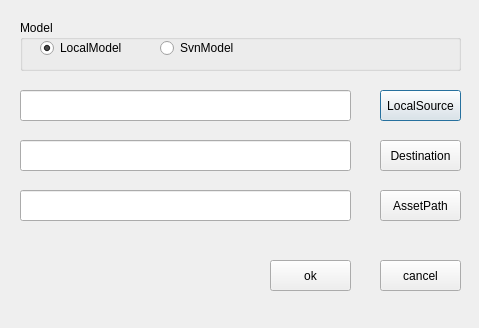
<?xml version="1.0" encoding="UTF-8"?>
<ui version="4.0">
 <class>settingDialog</class>
 <widget class="QDialog" name="settingDialog">
  <property name="geometry">
   <rect>
    <x>0</x>
    <y>0</y>
    <width>479</width>
    <height>328</height>
   </rect>
  </property>
  <property name="windowTitle">
   <string>settings</string>
  </property>
  <widget class="QGroupBox" name="setting_groupBox">
   <property name="geometry">
    <rect>
     <x>20</x>
     <y>20</y>
     <width>441</width>
     <height>51</height>
    </rect>
   </property>
   <property name="title">
    <string>Model</string>
   </property>
   <widget class="QRadioButton" name="svnModel_radioButton">
    <property name="geometry">
     <rect>
      <x>140</x>
      <y>20</y>
      <width>89</width>
      <height>16</height>
     </rect>
    </property>
    <property name="text">
     <string>SvnModel</string>
    </property>
   </widget>
   <widget class="QRadioButton" name="localModel_radioButton">
    <property name="geometry">
     <rect>
      <x>20</x>
      <y>20</y>
      <width>89</width>
      <height>16</height>
     </rect>
    </property>
    <property name="text">
     <string>LocalModel</string>
    </property>
    <property name="checked">
     <bool>true</bool>
    </property>
   </widget>
  </widget>
  <widget class="QLineEdit" name="lineEdit_source">
   <property name="geometry">
    <rect>
     <x>20</x>
     <y>90</y>
     <width>331</width>
     <height>31</height>
    </rect>
   </property>
  </widget>
  <widget class="QPushButton" name="pushButton_source">
   <property name="geometry">
    <rect>
     <x>380</x>
     <y>90</y>
     <width>81</width>
     <height>31</height>
    </rect>
   </property>
   <property name="text">
    <string>LocalSource</string>
   </property>
  </widget>
  <widget class="QPushButton" name="pushButton_destination">
   <property name="geometry">
    <rect>
     <x>380</x>
     <y>140</y>
     <width>81</width>
     <height>31</height>
    </rect>
   </property>
   <property name="text">
    <string>Destination</string>
   </property>
  </widget>
  <widget class="QLineEdit" name="lineEdit_destination">
   <property name="geometry">
    <rect>
     <x>20</x>
     <y>140</y>
     <width>331</width>
     <height>31</height>
    </rect>
   </property>
  </widget>
  <widget class="QPushButton" name="apply_pushButton">
   <property name="geometry">
    <rect>
     <x>270</x>
     <y>260</y>
     <width>81</width>
     <height>31</height>
    </rect>
   </property>
   <property name="text">
    <string>ok</string>
   </property>
  </widget>
  <widget class="QPushButton" name="close_pushButton">
   <property name="geometry">
    <rect>
     <x>380</x>
     <y>260</y>
     <width>81</width>
     <height>31</height>
    </rect>
   </property>
   <property name="text">
    <string>cancel</string>
   </property>
  </widget>
  <widget class="QPushButton" name="pushButton_unityAssetPath">
   <property name="geometry">
    <rect>
     <x>380</x>
     <y>190</y>
     <width>81</width>
     <height>31</height>
    </rect>
   </property>
   <property name="text">
    <string>AssetPath</string>
   </property>
  </widget>
  <widget class="QLineEdit" name="lineEdit_unityPath">
   <property name="geometry">
    <rect>
     <x>20</x>
     <y>190</y>
     <width>331</width>
     <height>31</height>
    </rect>
   </property>
  </widget>
 </widget>
 <resources/>
 <connections/>
</ui>
